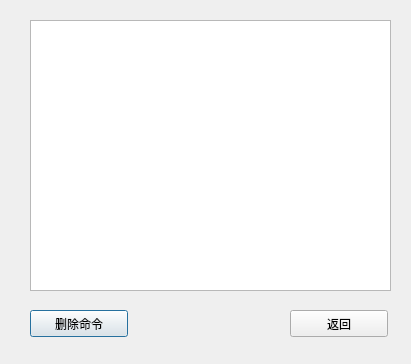
<?xml version="1.0" encoding="UTF-8"?>
<ui version="4.0">
 <class>ld_guanli</class>
 <widget class="QDialog" name="ld_guanli">
  <property name="geometry">
   <rect>
    <x>0</x>
    <y>0</y>
    <width>411</width>
    <height>364</height>
   </rect>
  </property>
  <property name="windowTitle">
   <string>命令管理</string>
  </property>
  <widget class="QTableView" name="tableView">
   <property name="geometry">
    <rect>
     <x>30</x>
     <y>20</y>
     <width>361</width>
     <height>271</height>
    </rect>
   </property>
  </widget>
  <widget class="QPushButton" name="pushButton">
   <property name="geometry">
    <rect>
     <x>30</x>
     <y>310</y>
     <width>98</width>
     <height>27</height>
    </rect>
   </property>
   <property name="text">
    <string>删除命令</string>
   </property>
  </widget>
  <widget class="QPushButton" name="pushButton_2">
   <property name="geometry">
    <rect>
     <x>290</x>
     <y>310</y>
     <width>98</width>
     <height>27</height>
    </rect>
   </property>
   <property name="text">
    <string>返回</string>
   </property>
  </widget>
 </widget>
 <resources/>
 <connections/>
</ui>
